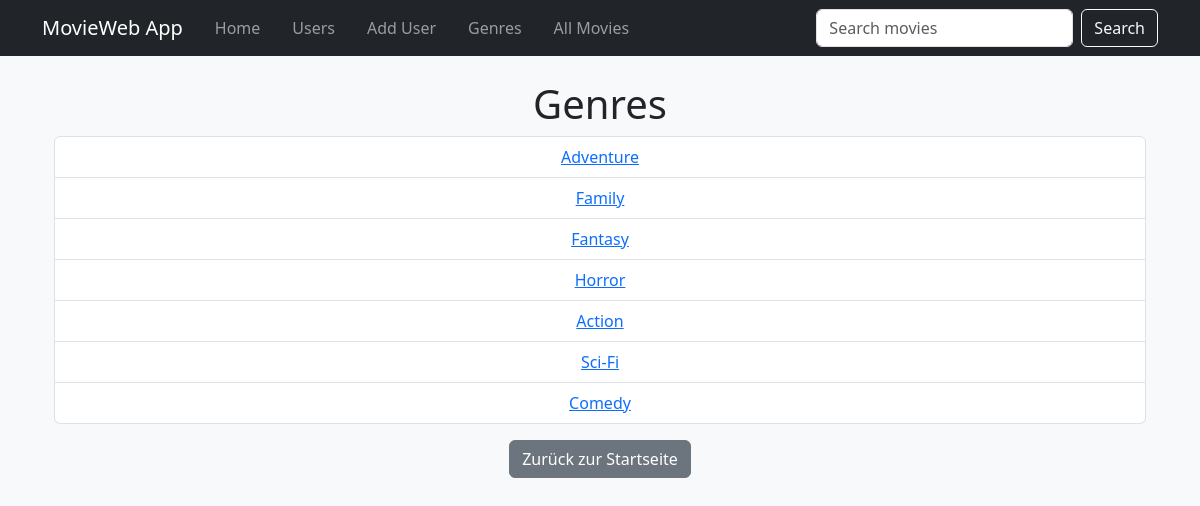
The app's page /genres with its own data.
### datamanager/data_models.py (models this page shows)
class Genre(db.Model):
    id = db.Column(db.Integer, primary_key=True)
    name = db.Column(db.String(30), nullable=False, unique=True)

### app.py (the view)
@app.route('/genres', methods=['GET'])
def list_genres():
    try:
        genres = data_manager.get_all_genres()
        return render_template('genres.html', genres=genres)
    except Exception as e:
        app.logger.error(f"Error fetching genres: {e}")
        app.logger.error(traceback.format_exc())
        return render_template('500.html'), 500

### datamanager/sqlite_data_manager.py (called while the page is built)
    def get_all_genres(self):
        return self.session.query(Genre).all()

### templates/genres.html (shortened to what this page needs)
{% extends 'base.html' %}
{% block content %}
    <div class="container">
        <h1>Genres</h1>
        <ul class="list-group">
            {% for genre in genres %}
                <li class="list-group-item">
                    <a href="{{ url_for('genre_movies', genre_id=genre.id) }}">{{ genre.name }}</a>
                </li>
            {% endfor %}
        </ul>
        <a href="{{ url_for('home') }}" class="btn btn-secondary mt-3">Zurück zur Startseite</a>
    </div>
{% endblock %}

### records on screen
Genre: name "Adventure"
Genre: name "Family"
Genre: name "Fantasy"
Genre: name "Horror"
Genre: name "Action"
Genre: name "Sci-Fi"
Genre: name "Comedy"
